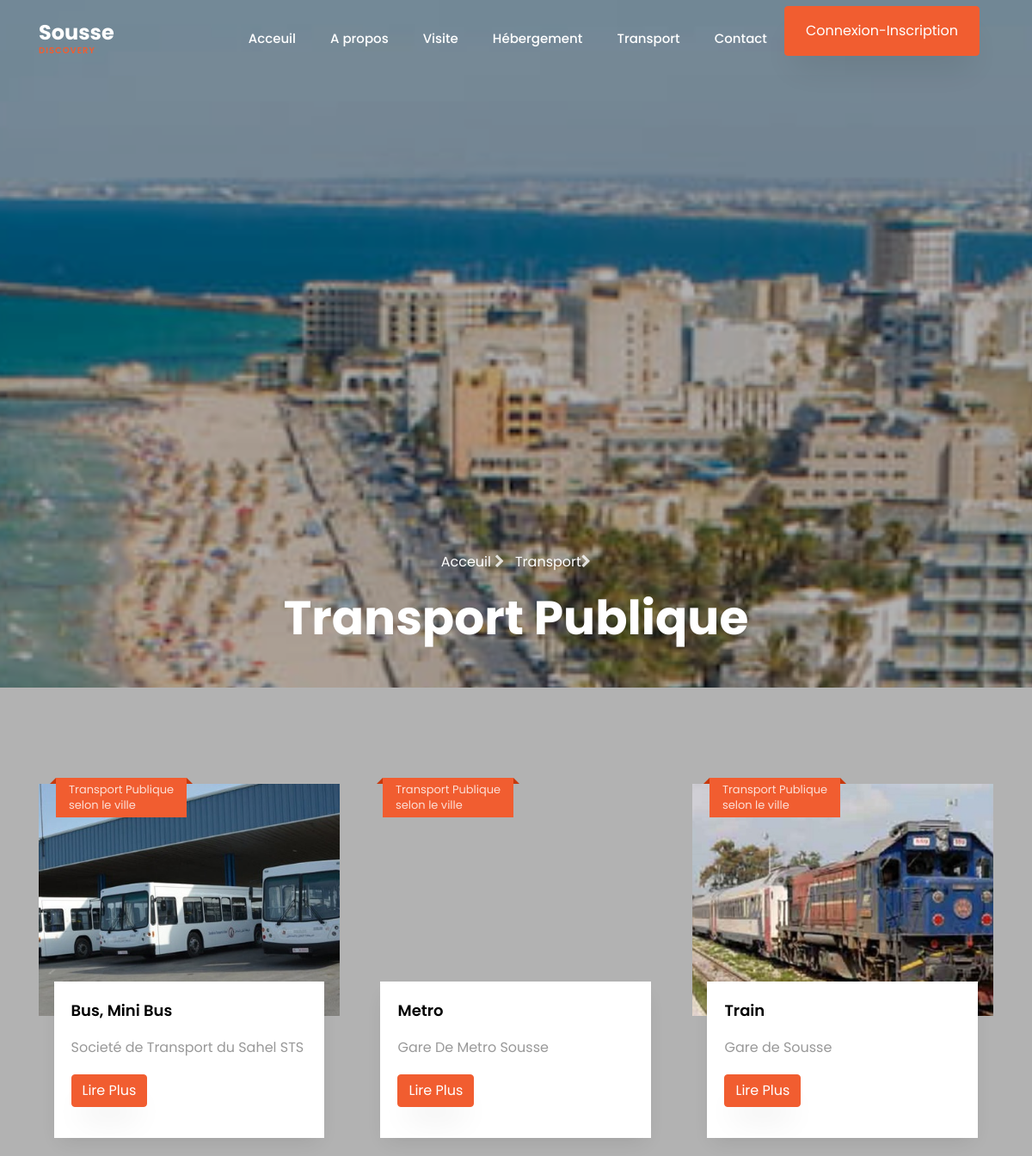
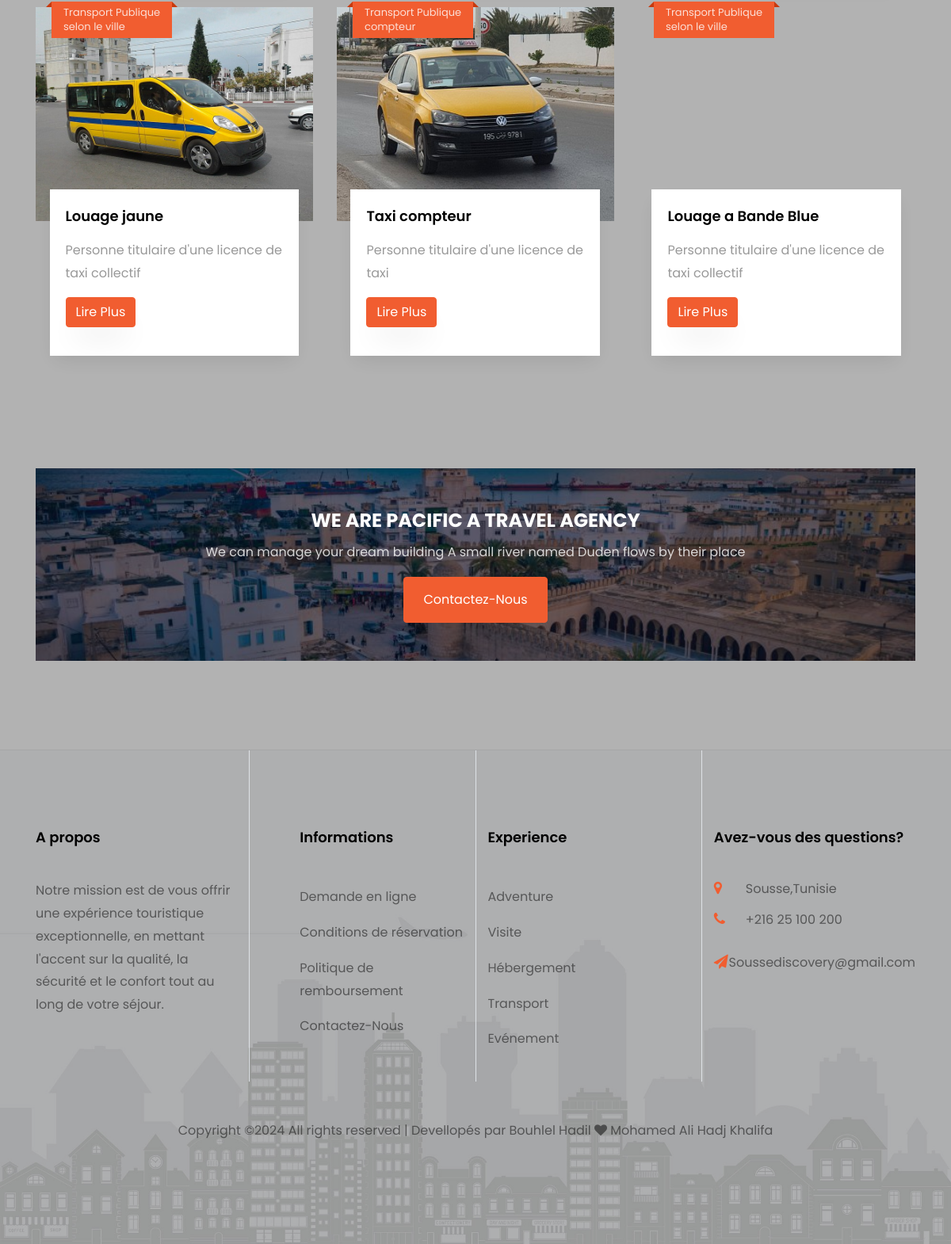
Page /transportpub.php on the committed database (2 pictures, top to bottom).
### tables this page shows
CREATE TABLE IF NOT EXISTS `transport` (
  `id` int NOT NULL AUTO_INCREMENT,
  `nom_agence` varchar(100) NOT NULL,
  `nom_transport` varchar(100) NOT NULL,
  `type` varchar(150) NOT NULL,
  `description` text NOT NULL,
  `prix` varchar(100) NOT NULL,
  `image` varchar(200) NOT NULL,
  PRIMARY KEY (`id`)
);

### connexion/database.php (called while the page is built, shortened)
<?php
class database
{
    private $link;
    public function __construct()
    {
        global $link;
        if (is_null($link)) {
            $server = 'localhost';
            $login = 'root';
            $password = '';
            $database = 'sousse_discovery';
            try {
                $this->link = new mysqli($server, $login, $password, $database);
                $this->link->set_charset("utf8");
            } catch (mysqli_sql_exception $e) {
                echo 'Problem de connexion--> ' . $e;
            }
        }
    }
    public function getConnectionDB()
    {
        return $this->link;
    }
}
?>

### connexion/connexion.php (called while the page is built, shortened)
<?php
require_once("database.php");
require_once("transportfct.php");
$database = new database();
$transportfct= new transportfct($database->getConnectionDB());
?>

### connexion/transportfct.php (called while the page is built, shortened)
<?php
class transportfct
{
    private $db;
    public function __construct($db)
    {
        $this->db = $db;
    }
    public function read()
    {
        $table = array();
        $query = mysqli_query($this->db, "SELECT * FROM `transport` WHERE type = 'transport publique'");
        while ($result = mysqli_fetch_array($query)) {
            $table[] = $result;
        }
        return $table;
    }
}

### transportpub.php (the view, shortened to what this page needs)
<?php require_once('head.php'); ?>
<?php require_once('navbar.php'); ?>
<section class="hero-wrap hero-wrap-2 js-fullheight" style="background-image: url('images/sousse3.jpg');">
    <div class="container">
        <div class="row no-gutters slider-text js-fullheight align-items-end justify-content-center">
            <div class="col-md-9 ftco-animate pb-5 text-center">
                <p class="breadcrumbs"><span class="mr-2"><a href="index.php">Acceuil <i class="fa fa-chevron-right"></i></a></span> <span><a href="Transport.php">Transport</a><i class="fa fa-chevron-right"></i></span></p>
                <h1 class="mb-0 bread">Transport Publique</h1>
            </div>
        </div>
    </div>
</section>
<section class="ftco-section">
    <div class="container">
        <div class="row d-flex">
            <?php
            $all = $transportfct->read();
            foreach ($all as $i => $item) :
            ?>
                <div class="col-md-4 ">
                    <div class="blog-entry justify-content-end">
                        <a href="blog-single.html" class=" block-20" style="background-image: url('images/<?= $item["image"]; ?>');">
                        </a>
                        <div class="text">
                            <div class="d-flex align-items-center mb-9 topp">
                                <div class="five">
                                    <span class="mos"><?= $item["type"]; ?></span>
                                    <span class="yr"> <?= $item["prix"]; ?></span>
                                </div>
                            </div>
                            <h3 class="heading"><a href="#"><?= $item["nom_transport"]; ?></a></h3>
                            <p><?= $item["nom_agence"]; ?></p>
                            <p><a href="#" class="btn btn-primary">Lire Plus</a></p>
                        </div>
                    </div>
                </div>
            <?php endforeach; ?>
        </div>
    </div>
</section>
<section class="ftco-intro ftco-section ftco-no-pt">
    <div class="container">
        <div class="row justify-content-center">
            <div class="col-md-12 text-center">
                <div class="img" style="background-image: url(images/sousse1.jpg);">
                    <div class="overlay"></div>
                    <h2>We Are Pacific A Travel Agency</h2>
                    <p>We can manage your dream building A small river named Duden flows by their place</p>
                    <p class="mb-0"><a href="contact.php" class="btn btn-primary px-4 py-3">Contactez-Nous</a></p>
                </div>
            </div>
        </div>
    </div>
</section>
<?php require_once('footer.php'); ?>
<?php include('loader.php'); ?>

### head.php (shortened to what this page needs)
<?php
	require_once('connexion/connexion.php');
?>
<!DOCTYPE html>
<html lang="en">
<head>
	<link rel="stylesheet" href="https://stackpath.bootstrapcdn.com/font-awesome/4.7.0/css/font-awesome.min.css">
	<link rel="stylesheet" href="css/animate.css">
	<link rel="stylesheet" href="css/owl.carousel.min.css">
	<link rel="stylesheet" href="css/owl.theme.default.min.css">
	<link rel="stylesheet" href="css/magnific-popup.css">
	<link rel="stylesheet" href="css/bootstrap-datepicker.css">
	<link rel="stylesheet" href="css/jquery.timepicker.css">
	<link rel="stylesheet" href="css/flaticon.css">
	<link rel="stylesheet" href="css/style.css">
</head>

### navbar.php (shortened to what this page needs)
<body>
<nav class="navbar navbar-expand-lg navbar-dark ftco_navbar bg-dark ftco-navbar-light" id="ftco-navbar">
		<div class="container">
			<a class="navbar-brand" href="index.php">Sousse<span>DISCOVERY</span></a>
			<div class="collapse navbar-collapse" id="ftco-nav">
				<ul class="navbar-nav ml-auto">
					<li class="nav-item"><a href="index.php" class="nav-link">Acceuil</a></li>
					<li class="nav-item"><a href="propos.php" class="nav-link">A propos</a></li>
					<li class="nav-item"><a href="destination.php" class="nav-link">Visite</a></li>
					<li class="nav-item"><a href="hebergement.php" class="nav-link">Hébergement</a></li>
					<li class="nav-item"><a href="Transport.php" class="nav-link">Transport</a></li>
					<li class="nav-item"><a href="contact.php" class="nav-link">Contact</a></li>
					<li class="nav-item"><a href="connexion/index.php" class="btn btn-primary py-3 px-4">Connexion-Inscription</a></li>
				</ul>
			</div>
		</div>
	</nav>

### footer.php (shortened to what this page needs)
<footer class="ftco-footer bg-bottom ftco-no-pt" style="background-image: url(images/bg_3.jpg);">
			<div class="container">
				<div class="row mb-5">
					<div class="col-md pt-5">
						<div class="ftco-footer-widget pt-md-5 mb-4">
							<h2 class="ftco-heading-2">A propos</h2>
							<p>Notre mission est de vous offrir une expérience touristique exceptionnelle,
									en mettant l'accent sur la qualité, la sécurité et le confort tout au long de votre séjour.</p>
							<ul class="ftco-footer-social list-unstyled float-md-left float-lft">
							</ul>
						</div>
					</div>
					<div class="col-md pt-5 border-left">
						<div class="ftco-footer-widget pt-md-5 mb-4 ml-md-5">
							<h2 class="ftco-heading-2">Informations</h2>
							<ul class="list-unstyled">
								<li><a href="#" class="py-2 d-block">Demande en ligne</a></li>
								<li><a href="#" class="py-2 d-block">Conditions de réservation</a></li>
								<li><a href="#" class="py-2 d-block">Politique de remboursement</a></li>
								<li><a href="conatact.php" class="py-2 d-block">Contactez-Nous</a></li>
							</ul>
						</div>
					</div>
					<div class="col-md pt-5 border-left">
						<div class="ftco-footer-widget pt-md-5 mb-4">
							<h2 class="ftco-heading-2">Experience</h2>
							<ul class="list-unstyled">
								<li><a href="#" class="py-2 d-block">Adventure</a></li>
								<li><a href="destination.php" class="py-2 d-block">Visite</a></li>
								<li><a href="hebergement.php" class="py-2 d-block">Hébergement</a></li>
								<li><a href="transportphp" class="py-2 d-block">Transport</a></li>
								<li><a href="#" class="py-2 d-block">Evénement</a></li>
							</ul>
						</div>
					</div>
					<div class="col-md pt-5 border-left">
						<div class="ftco-footer-widget pt-md-5 mb-4">
							<h2 class="ftco-heading-2">Avez-vous des questions?</h2>
							<div class="block-23 mb-3">
								<ul>
									<li><span class="icon fa fa-map-marker"></span><span class="text">Sousse,Tunisie</span></li>
									<li><a href="#"><span class="icon fa fa-phone"></span><span class="text">+216 25 100 200</span></a></li>
									<li><a href="#"><span class="icon fa fa-paper-plane"></span><span class="text">Soussediscovery@gmail.com</span></a></li>
								</ul>
							</div>
						</div>
					</div>
				</div>
				<div class="row">
					<div class="col-md-12 text-center">
						<p>
							Copyright &copy;<script>document.write(new Date().getFullYear());</script> All rights reserved | Devellopés par Bouhlel Hadil <i class="fa fa-heart" aria-hidden="true"></i> Mohamed Ali Hadj Khalifa
							</p>
						</div>
					</div>
				</div>
			</footer>

### loader.php (shortened to what this page needs)
</body>
</html>

### rows in the picture
transport: image (picture), type "Transport Publique", prix "selon le ville", nom_transport "Bus, Mini Bus", nom_agence "Societé de Transport du Sahel STS"
transport: type "Transport Publique", prix "selon le ville", nom_transport "Metro", nom_agence "Gare De Metro Sousse"
transport: image (picture), type "Transport Publique", prix "selon le ville", nom_transport "Train", nom_agence "Gare de Sousse"
transport: image (picture), type "Transport Publique", prix "selon le ville", nom_transport "Louage jaune", nom_agence "Personne titulaire d'une licence de taxi collectif"
transport: image (picture), type "Transport Publique", prix "compteur", nom_transport "Taxi compteur", nom_agence "Personne titulaire d'une licence de taxi"
transport: type "Transport Publique", prix "selon le ville", nom_transport "Louage a Bande Blue", nom_agence "Personne titulaire d'une licence de taxi collectif"
